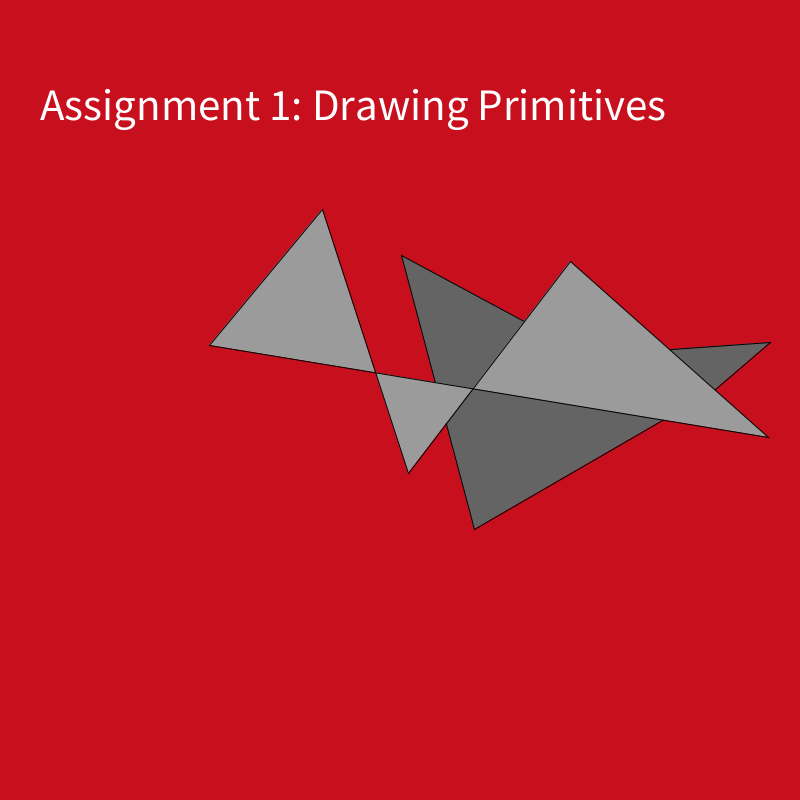
Frame 1 (no input)
Frame 60 (the mouse pressed at the canvas centre just before this capture): identical to frame 1, image omitted
Frame 120 (the mouse held since frame 60 and released just before this capture): identical to frame 1, image omitted

The Processing sketch that drew this single still picture (run headless with seeded random() and noise(); from frame 60 on, the mouse is pressed at the canvas centre):

// Processing sketch: Class_Names
// ── Class_Names.pde

//Global Variable array for students names.
String[] names = {"Taimur", "Lara", "Mette", "Michelle", };
int selection;
String currentName;

void setup(){
  size(800,800);
  background(200,15,30);
  //smooth edges;
  smooth();
  stroke(0);
  textSize(45);
  text("Assignment 1: Drawing Primitives", 40, 120);
  drawShape();
}

void draw(){
  
  if (keyPressed == true) {
    background(200,15,30);
    randomSelection();
    drawShape();
    fill(255);
    textSize(70);
    text(currentName, 40, 120);
    delay(500);
  }
}

void drawShape(){
     beginShape();
      for(int i = 0; i < names.length+1; i++){
        fill(100);
        vertex(int(random(200,width)),int(random(200,height)));
      }
      endShape(CLOSE);
      
     beginShape();
      for(int i = 0; i < names.length+1; i++){
        fill(155);
        vertex(int(random(200,width)),int(random(200,height)));
      }
     endShape(CLOSE);
}



void randomSelection(){
  
  //Make a random selection
  selection = int(random(0,names.length));
  currentName = names[selection];
  //Create a random selection
  if(names.length > 1){
    println(names[selection]);
      //If my selection is not the last element of the array.
      if(selection != names.length-1){
        
        //create a temp array of all the elements before to the selection.
        String[] tempNames = subset(names,0,selection);
        //create a temp array of all the elements after the selection.
        String[] tempNames2 = subset(names,selection+1,(names.length-1)-selection);
        //combine the arrays
        names = concat(tempNames, tempNames2);
      }else{
        //save all the elements before the selection.
        names = subset(names,0,selection);
      }
      println(names);
      
  }else{
    println(names[selection]);
    println(names);
  }
  
  
}
